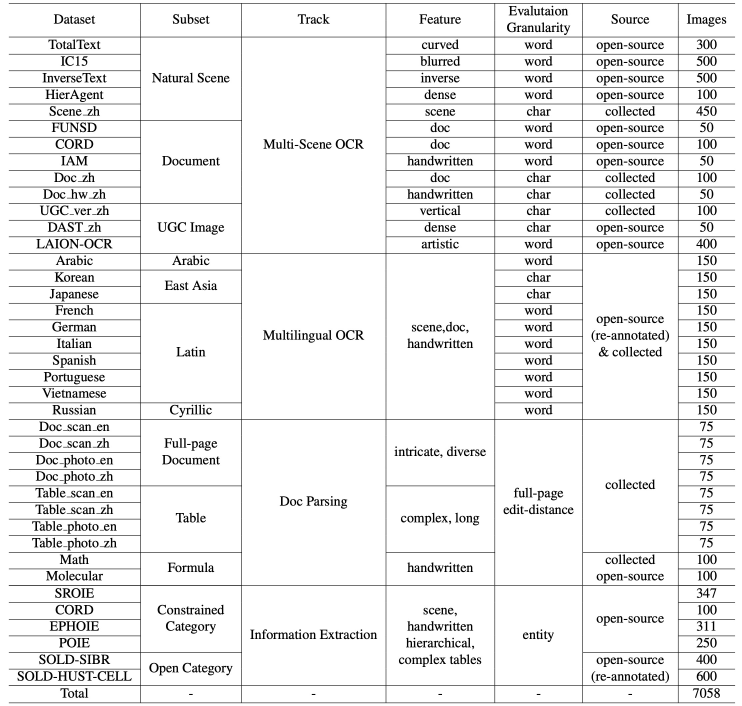
#> input picture Benchmarks/CC-OCR/assets/images/cc_ocr_details.jpg, 2225 x 2116 px (shown at 1/3 size)
$ python -i img_transforms.py   (imports and definitions only)   (older library calls are emulated)
#> lines starting #> are read from the running program, lines starting #| are printed output that depends on the picture
#> further down, picture is the input picture: shape (2116, 2225, 3); min 0, max 255, mean 238
# Copied and slightly modified from https://github.com/FangShancheng/ABINet/blob/main/transforms.py

import math
import numbers
import random

import cv2
import numpy as np
from PIL import Image
from torchvision import transforms
from torchvision.transforms import Compose


def sample_asym(magnitude, size=None):
    return np.random.beta(1, 4, size) * magnitude

def sample_sym(magnitude, size=None):
    return (np.random.beta(4, 4, size=size) - 0.5) * 2 * magnitude

def sample_uniform(low, high, size=None):
    return np.random.uniform(low, high, size=size)

def get_interpolation(type='random'):
    if type == 'random':
        choice = [cv2.INTER_NEAREST, cv2.INTER_LINEAR, cv2.INTER_CUBIC, cv2.INTER_AREA]
        interpolation = choice[random.randint(0, len(choice)-1)]
    elif type == 'nearest': interpolation = cv2.INTER_NEAREST
    elif type == 'linear': interpolation = cv2.INTER_LINEAR
    elif type == 'cubic': interpolation = cv2.INTER_CUBIC
    elif type == 'area': interpolation = cv2.INTER_AREA
    else: raise TypeError('Interpolation types only nearest, linear, cubic, area are supported!')
    return interpolation

class CVRandomRotation(object):
    # [4 lines left out: function __init__, not called in this run]

    @staticmethod
    def get_params(degrees):
        return sample_sym(degrees)

    # [12 lines left out: function __call__, not called in this run]

class CVRandomAffine(object):
    # [128 lines left out: functions __init__, _get_inverse_affine_matrix, get_params, __call__, not called in this run]

class CVRandomPerspective(object):
    def __init__(self, distortion=0.5):
        self.distortion = distortion

    # [28 lines left out: functions get_params, __call__, not called in this run]

class CVRescale(object):

    def __init__(self, factor=4, base_size=(128, 512)):
        """ Define image scales using gaussian pyramid and rescale image to target scale.

        Args:
            factor: the decayed factor from base size, factor=4 keeps target scale by default.
            base_size: base size the build the bottom layer of pyramid
        """
        if isinstance(factor, numbers.Number):
            self.factor = round(sample_uniform(0, factor))
        elif isinstance(factor, (tuple, list)) and len(factor) == 2:
            self.factor = round(sample_uniform(factor[0], factor[1]))
        else:
            raise Exception('factor must be number or list with length 2')
        # assert factor is valid
        self.base_h, self.base_w = base_size[:2]

    def __call__(self, img):
        if self.factor == 0: return img
        src_h, src_w = img.shape[:2]
#> src_h = 2116; src_w = 2225
        cur_w, cur_h = self.base_w, self.base_h
        scale_img = cv2.resize(img, (cur_w, cur_h), interpolation=get_interpolation())
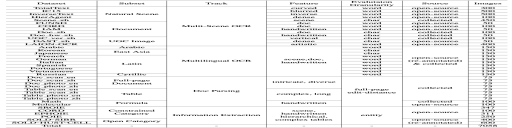
#> scale_img: shape (128, 512, 3); min 6, max 255, mean 238
        for _ in range(self.factor):
            scale_img = cv2.pyrDown(scale_img)
#> this loop made 2 passes
#> pass 1, in __call__, `scale_img = cv2.pyrDown(scale_img)`:
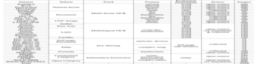
#> scale_img: shape (64, 256, 3); min 170, max 255, mean 238.1
#> pass 2, in __call__, `scale_img = cv2.pyrDown(scale_img)`:
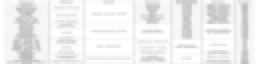
#> scale_img: shape (32, 128, 3) (shown 2 times larger); min 187, max 255, mean 238
        scale_img = cv2.resize(scale_img, (src_w, src_h), interpolation=get_interpolation())
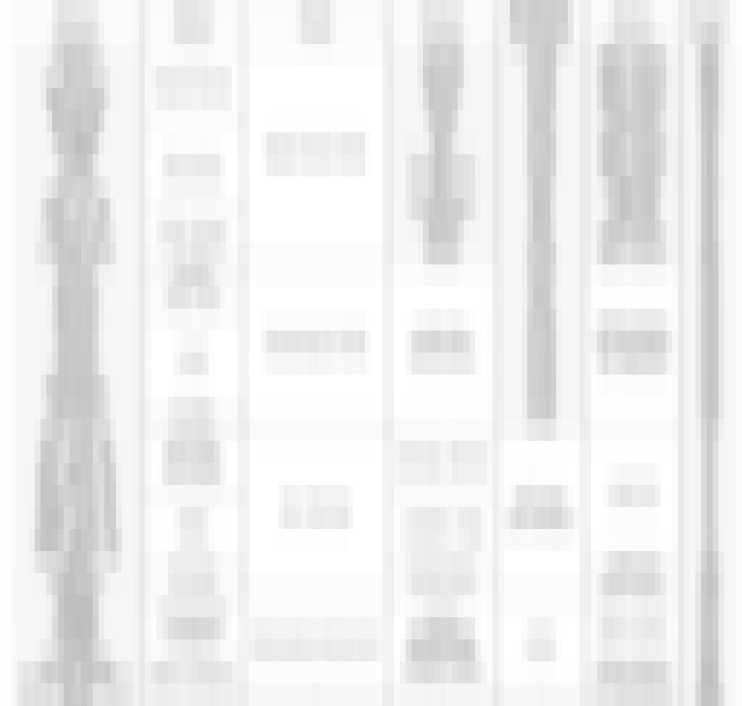
#> scale_img: shape (2116, 2225, 3) (shown at 1/3 size); min 187, max 255, mean 238
        return scale_img

class CVGaussianNoise(object):
    # [13 lines left out: functions __init__, __call__, not called in this run]

class CVMotionBlur(object):
    # [18 lines left out: functions __init__, __call__, not called in this run]

class CVGeometry(object):
    # [20 lines left out: functions __init__, __call__, not called in this run]

class CVDeterioration(object):
    # [19 lines left out: functions __init__, __call__, not called in this run]


class CVColorJitter(object):
    # [4 lines left out: function __init__, not called in this run]

    def __call__(self, img):
        if random.random() < self.p: return self.transforms(img)
        else: return img

>>> import cv2
>>> picture = cv2.imread('../../../Benchmarks/CC-OCR/assets/images/cc_ocr_details.jpg')
>>> result = CVRescale()(picture)
